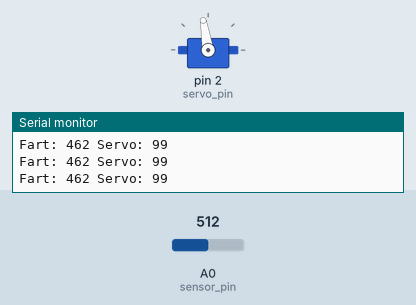
Recording of a sketch running on a simulated Arduino Uno, built with avr-gcc and run on an emulated ATmega328P. Parts: servo, the last lines printed to the serial monitor. The test bench sets the inputs (shaded band); at power-on: A0 (sensor_pin) = 512.

Above: at 5.2 s.
5.3 s: A0 (sensor_pin) set to 716
At 6.4 s:
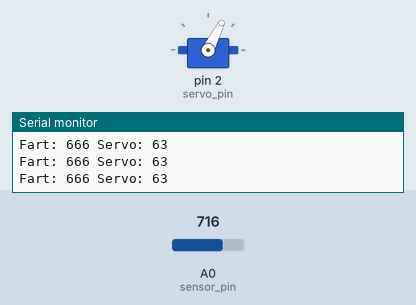
6.8 s: A0 (sensor_pin) set to 900
At 8.0 s:
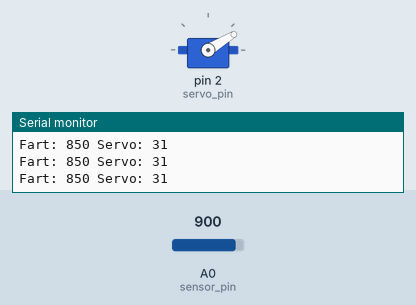
8.3 s: A0 (sensor_pin) set to 306
At 9.4 s:
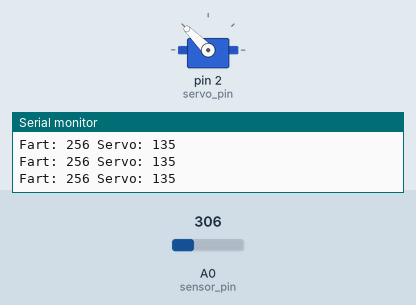
9.8 s: A0 (sensor_pin) set to 511
At 10.1 s:
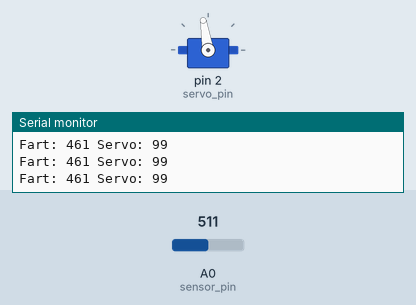
11.3 s: A0 (sensor_pin) set to 0
At 12.0 s:
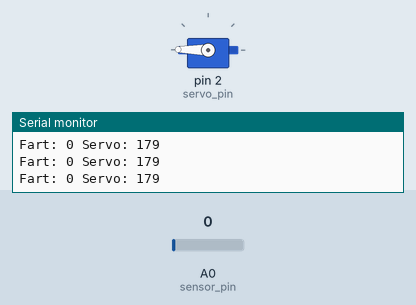
Timing chart, 0 to 13.8 s (numbered marks = the images above; inputs shaded):
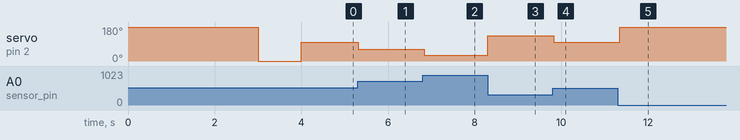

Measured:
- after the input at 5.3 s, servo on pin 2 (servo_pin): 99° → 63° at once
- after the input at 6.8 s, servo on pin 2 (servo_pin): 63° → 31° at once
- after the input at 8.3 s, servo on pin 2 (servo_pin): 31° → 135° at once
- after the input at 9.8 s, servo on pin 2 (servo_pin): 135° → 99° at once
- after the input at 11.3 s, servo on pin 2 (servo_pin): 99° → 179° at once

The sketch:

peidometro-arduino-uno.ino
```cpp
// (licence header left out)
#include <Servo.h>
Servo servo;

int servo_pin  = 2;
int sensor_pin = A0;

int no_fart = 50;     // value of sensor when there is no fart, you need to calibrate it

boolean debug = 1;	  // 0 for disabled, 1 to enabled

void setup() {
  // Debug
  if (debug == 1){
    Serial.begin(9600);
  }

  // Go to MAX and MIN
  servo.attach(servo_pin);
  servo.write(179);
  delay(3000);
  servo.write(0);
  delay(1000);

  servo.attach(servo_pin);
}

void loop() {
  int fart = analogRead(sensor_pin) - no_fart;
  if (fart <= 0) {
    fart = 0;
  }
  int fart_map = map(fart, 0, 1023, 179, 0);
  servo.write(fart_map);
  delay(50);

  // Debug
  if (debug == 1) {
    Serial.print("Fart: ");
    Serial.print(fart);
    Serial.print(" Servo: ");
    Serial.println(fart_map);
  }
}
```
